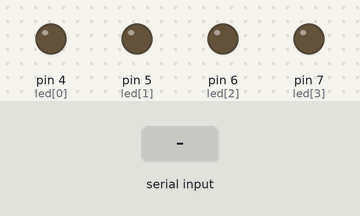
Recording of a sketch running on a simulated Arduino Uno, built with avr-gcc and run on an emulated ATmega328P. Shown: output pins drawn as LEDs (lit = HIGH). The test bench sets the inputs (shaded band).

Above: at 1.2 s.
1.3 s: "1" received over Serial
At 1.9 s:
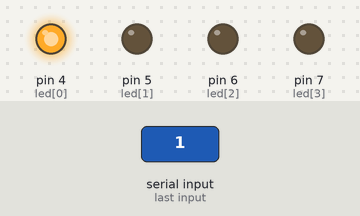
3.8 s: "2" received over Serial
At 5.0 s:
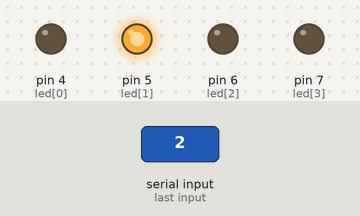
6.8 s: "3" received over Serial
At 7.3 s:
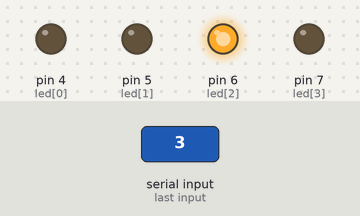
8.3 s: "4" received over Serial
At 10.8 s:
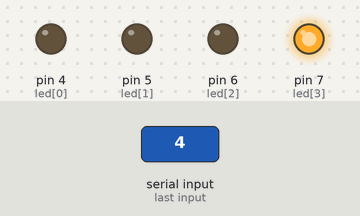
Timing chart, 0 to 15.3 s (numbered marks = the images above; inputs shaded):
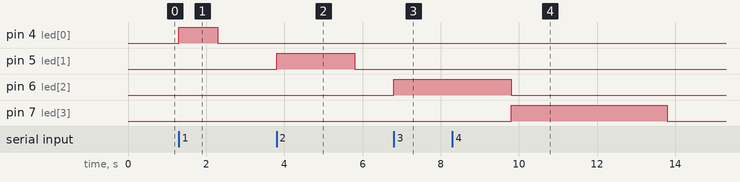

The sketch:

2.ino
```cpp
int led[4] = {4,5,6,7};

void setup() {
  Serial.begin(9600);
  for(int k=0; k<4; k++){
    pinMode(led[k],OUTPUT);
  }
}

void loop() {

  if(Serial.available()){
    char select = Serial.read();

  switch(select){
    case '1':
    digitalWrite(led[0], HIGH);
    delay(1000);
    digitalWrite(led[0], LOW);
    break;
    case '2':
    digitalWrite(led[1], HIGH);
    delay(2000);
    digitalWrite(led[1], LOW);
    break;
    case '3':
    digitalWrite(led[2], HIGH);
    delay(3000);
    digitalWrite(led[2], LOW);
    break;
    case '4':
    digitalWrite(led[3], HIGH);
    delay(4000);
    digitalWrite(led[3], LOW);
    break;
  }
 }
}
```

Measured:
- after the input at 1.3 s, pin 4 (led[0]): LOW → HIGH at once, → LOW 1.0 s later
- after the input at 3.8 s, pin 5 (led[1]): LOW → HIGH at once, → LOW 2.0 s later
- after the input at 6.8 s, pin 6 (led[2]): LOW → HIGH at once
- after the input at 8.3 s, pin 7 (led[3]): LOW → HIGH after 1.5 s, → LOW 4.0 s later
